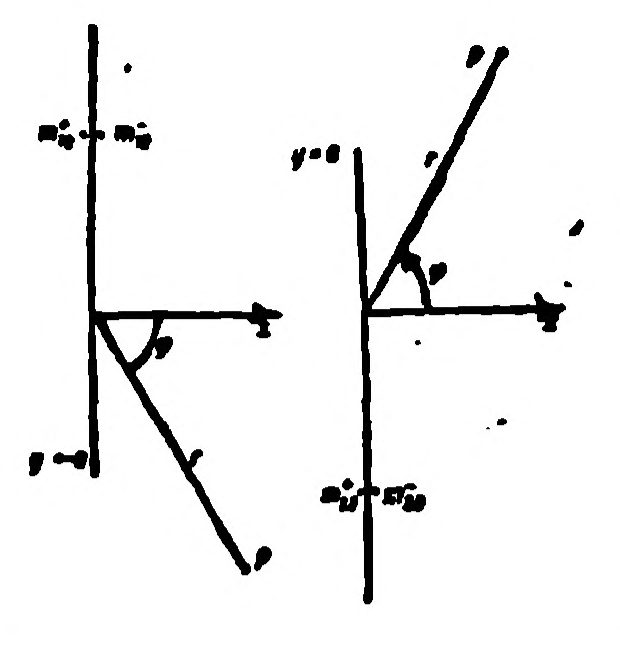
#> input picture latex/images/c-0138-fig.png, 620 x 645 px; its folder holds 4 pictures in this run
$ python figures_c.py
#> lines starting #> are read from the running program, lines starting #| are printed output that depends on the picture
### latex/python_figures/common.py
"""Shared, reproducible Matplotlib export for the Ufimtsev figures.

PDF and SVG exports contain vector geometry and text. PNG files are previews.
The original crop is used only to match the canvas aspect ratio.
"""
from __future__ import annotations
import sys
from pathlib import Path

PROJECT = Path(__file__).resolve().parents[1]
WORKSPACE = PROJECT.parents[1]
LOCAL_DEPS = WORKSPACE / 'tmp' / 'figure-deps'
if LOCAL_DEPS.exists():
    sys.path.insert(0, str(LOCAL_DEPS))

import json
import numpy as np
from PIL import Image
import matplotlib
matplotlib.use('Agg')
import matplotlib.pyplot as plt
from matplotlib.text import Text
from matplotlib.axis import Axis

ORIGINAL = PROJECT / 'images'
OUTPUT = ORIGINAL / 'recreated'
OUTPUT.mkdir(parents=True, exist_ok=True)
plt.rcParams.update({
    'font.family': 'DejaVu Serif', 'font.size': 10,
    'mathtext.fontset': 'dejavuserif',
    'axes.linewidth': .7, 'lines.linewidth': 1.25,
    'xtick.direction':'in','ytick.direction':'in',
    'pdf.fonttype':42,'ps.fonttype':42,'svg.fonttype':'none',
    'savefig.facecolor':'white', 'figure.facecolor':'white',
})

def aspect(stem):
    with Image.open(ORIGINAL / (stem + '.png')) as im:
        return im.height / im.width

def canvas(stem, *, width=6., plot=False):
    ratio=aspect(stem)
    fig=plt.figure(figsize=(width,width*ratio))
    ax=fig.add_axes([.14,.15,.81,.78] if plot else [.03,.03,.94,.94])
    if not plot:
        ax.set_xlim(0,1)
        ax.set_ylim(0,ratio)
        ax.set_aspect('equal')
        ax.set_axis_off()
    return fig,ax

def arrow(ax,start,end,*,style='->',lw=1.1,ls='-',color='black',**kwargs):
    return ax.annotate('',xy=end,xytext=start,arrowprops=dict(arrowstyle=style,lw=lw,linestyle=ls,color=color,shrinkA=0,shrinkB=0,**kwargs))

def label(ax,x,y,text,**kwargs):
    return ax.text(x,y,text,ha=kwargs.pop('ha','center'),va=kwargs.pop('va','center'),**kwargs)

def finish(fig,stem,*,method,description,figure=None,equations=None,details=None):
    """Export exact canvas (not a changing tight crop) and provenance."""
    fig.canvas.draw()
    renderer=fig.canvas.get_renderer()
    width_px,height_px=fig.canvas.get_width_height()
    outside=[]
    offscale_labels=set()
    for axis in fig.findobj(match=Axis):
        lo,hi=sorted(axis.get_view_interval())
        for tick in axis.get_major_ticks()+axis.get_minor_ticks():
            if not lo-1e-10 <= tick.get_loc() <= hi+1e-10:
                offscale_labels.update([id(tick.label1),id(tick.label2)])
    for item in fig.findobj(match=Text):
        if id(item) not in offscale_labels and item.get_visible() and item.get_text().strip():
            box=item.get_window_extent(renderer)
            if box.x0 < -.5 or box.y0 < -.5 or box.x1 > width_px+.5 or box.y1 > height_px+.5:
                outside.append(item.get_text())
    meta={'asset':stem,'figure':figure,'method':method,'description':description,
          'equations':equations or [],'details':details or {},
          'source_crop':f'images/{stem}.png','vector_outputs':[f'images/recreated/{stem}.pdf',f'images/recreated/{stem}.svg'],
          'text_outside_canvas':outside}
    for ext in ['pdf','svg','png']:
        fig.savefig(OUTPUT/f'{stem}.{ext}',dpi=180,facecolor=fig.get_facecolor())
    (OUTPUT/f'{stem}.json').write_text(json.dumps(meta,ensure_ascii=False,indent=2),encoding='utf-8')
    data=[]
    for ai,ax in enumerate(fig.axes):
        for li,line in enumerate(ax.lines):
            x=np.asarray(line.get_xdata(),dtype=float)
            y=np.asarray(line.get_ydata(),dtype=float)
            if x.size>1:
                data.append({'axes':ai,'line':li,'label':line.get_label(),
                             'x':[float(v) if np.isfinite(v) else None for v in x],
                             'y':[float(v) if np.isfinite(v) else None for v in y]})
    if data:
        (OUTPUT/f'{stem}.data.json').write_text(json.dumps(data,ensure_ascii=False,allow_nan=False),encoding='utf-8')
    plt.close(fig)
    print(f'{stem}: {method}',flush=True)
    if outside:
        print('  LABELS OUTSIDE CANVAS: '+json.dumps(outside,ensure_ascii=True),flush=True)
    return meta

### latex/python_figures/figures_c.py
"""Recreate Ufimtsev figures 47--72 as editable vector graphics.

Run offline: python figures_c.py [--only 47 48 ...]
Only common.aspect reads the old crop (to preserve the page canvas).
All axes, lettering, geometry and curves are independently drawn. Numerical
approximations use the book's equations. Published rigorous/experimental
comparisons are explicitly identified as manually digitized control points.
"""
from __future__ import annotations
import argparse
from common import canvas, aspect, arrow, label, finish, np, plt
from matplotlib.patches import Arc, Polygon
from matplotlib.ticker import MultipleLocator, FuncFormatter
from scipy.special import fresnel, jv
from scipy.interpolate import PchipInterpolator

STEMS={47:'c-0138-fig',48:'c-0150-fig',49:'c-0153-fig49',50:'c-0153-fig50',
51:'c-0154-fig51',52:'c-0155-fig52',53:'c-0155-fig53',54:'c-0156-fig54',
55:'c-0157-fig55',56:'c-0157-fig56',57:'c-0158-fig57',58:'c-0158-fig58',
59:'c-0158-fig59',60:'c-0159-fig60',61:'c-0159-fig61',62:'c-0160-fig62',
63:'c-0162-fig63',64:'c-0162-fig64',65:'c-0169-fig65',66:'c-0170-fig66',
67:'c-0171-fig67',68:'c-0172-fig68',69:'c-0183-fig69',70:'c-0183-fig70',
71:'c-0188-fig71',72:'c-0189-fig72'}

def arc(ax,o,r,a,b,txt=None,offset=1.25):
    ax.add_patch(Arc(o,2*r,2*r,theta1=a,theta2=b,lw=.9,color='black'))
    if txt:
        t=np.deg2rad((a+b)/2)
        label(ax,o[0]+offset*r*np.cos(t),o[1]+offset*r*np.sin(t),txt,fontsize=12)

def seg(ax,a,b,lw=1.3,**kw):
    ax.plot([a[0],b[0]],[a[1],b[1]],color='black',lw=lw,**kw)

def diagram(number):
    stem=STEMS[number]; fig,ax=canvas(stem); r=aspect(stem)
    if number==47:
        # The two half-plane constructions are offset, as in the original.
        for x,y,sgn,edge in [(.17,.50*r,-1,1),(.64,.50*r,1,2)]:
            seg(ax,(x,.06*r),(x,.94*r),1.8)
            arrow(ax,(x,y),(x+.31,y),lw=1.4)
            label(ax,x+.325,y-.018*r,r'$x$',fontsize=13)
            end=(x+.25,y+sgn*.39*r)
            seg(ax,(x,y),end,1.5)
            label(ax,end[0]+.015,end[1],"$P$",ha='left',fontsize=12)
            label(ax,x+.14,y+sgn*.20*r,r'$r$',fontsize=12)
            arc(ax,(x,y),.105,-58 if sgn<0 else 0,0 if sgn<0 else 58,r'$\varphi$')
            my=y+(.29*r if edge==1 else -.29*r)
            ax.plot([x-.015,x+.015],[my,my],'.',color='black',ms=3)
            label(ax,x-.055,my,rf'$m_{{{edge}z}}^+$',ha='right',fontsize=10)
            label(ax,x+.045,my,rf'$m_{{{edge}z}}^-$',ha='left',fontsize=10)
            label(ax,x-.045,y+(-.24*r if edge==1 else .24*r),r'$y=-a$' if edge==1 else r'$y=a$',ha='right',fontsize=10)
    elif number==48:
        y0=.17*r; y1=.77*r
        for idx,x in enumerate([.17,.40,.63,.85]):
            seg(ax,(x,y0),(x,y1),1.7)
            if idx in (0,1): arrow(ax,(x-.14,y1-.065*r),(x,y1),lw=1.4)
            else: arrow(ax,(x-.14,y0-.065*r),(x,y0),lw=1.4)
            if idx in (0,2): arrow(ax,(x,y1),(x+.10,y1+.16*r),lw=1.4)
            else: arrow(ax,(x,y0),(x+.10,y0+.16*r),lw=1.4)
            if idx==1: arrow(ax,(x,y1),(x,y0),lw=1.2)
            if idx==2: arrow(ax,(x,y0),(x,y1),lw=1.2)
            if idx==3:
                arrow(ax,(x-.005,y0),(x-.005,y1),lw=.8)
                arrow(ax,(x+.009,y1),(x+.009,y0),lw=.8)
            label(ax,x,y0-.12*r,chr(97+idx)+')',fontsize=13)
    elif number==63:
        o=(.14,.38*r)
        arrow(ax,(o[0],.06*r),(o[0],.92*r),lw=1.4)
        arrow(ax,(.04,o[1]),(.94,o[1]),lw=1.4)
        label(ax,.95,o[1]-.03*r,r'$z$',fontsize=13)
        label(ax,o[0]+.03,.94*r,r'$y$',fontsize=13)
        for yy,tx in [(.72*r,r'$a$'),(.10*r,r'$-a$')]:
            ax.plot(o[0],yy,'ko',ms=3);label(ax,o[0]-.04,yy,tx,ha='right',fontsize=12)
        ray=(.75,.92*r); seg(ax,o,ray,1.4);label(ax,.43,.68*r,r'$R$',fontsize=12)
        arrow(ax,o,(.80,.57*r),lw=1.4);label(ax,.79,.61*r,r'$\mathbf{n}$',fontsize=12)
        arc(ax,o,.29,0,49,r'$\vartheta$');arc(ax,o,.43,0,20,r'$\gamma$',offset=1.08)
    elif number==64:
        o=(.47,.21*r); p=(.09,.83*r); q=(.86,.47*r)
        seg(ax,o,(.96,o[1]),1.4);seg(ax,o,p,1.4);seg(ax,o,q,1.4)
        label(ax,p[0]-.01,p[1]+.07*r,r'$P$',fontsize=12)
        label(ax,q[0],q[1]+.08*r,r'$Q$',fontsize=12)
        label(ax,o[0]-.01,o[1]-.10*r,r'$O$',fontsize=12)
        label(ax,.26,.59*r,r'$R$',fontsize=12);label(ax,.67,.41*r,r'$d$',fontsize=12)
        arc(ax,o,.15,0,25,r"$\varphi''$",offset=1.2)
        arc(ax,o,.26,25,145,r"$\varphi'$",offset=1.18)
    elif number==69:
        o=np.array([.57,.42*r]); q=np.array([.13,.17*r]); p=np.array([.73,.88*r])
        arrow(ax,o,(.92,o[1]),lw=1.1);label(ax,.94,o[1],r'$z$',fontsize=12)
        arrow(ax,(o[0],.23*r),(o[0],.87*r),lw=1.1);label(ax,o[0]+.015,.89*r,r'$y$',fontsize=12)
        arrow(ax,o,(.28,.68*r),lw=1.1);label(ax,.26,.69*r,r'$x$',fontsize=12)
        arrow(ax,o,(.87,.60*r),lw=1.3);label(ax,.89,.61*r,r'$\mathbf{N}$',fontsize=12)
        seg(ax,q,o,1.3);seg(ax,o,p,1.3);seg(ax,q,p,1.3)
        label(ax,.32,.20*r,r'$R$',fontsize=12);label(ax,.70,.66*r,r'$\rho$',fontsize=12)
        label(ax,.37,.55*r,r'$r$',fontsize=12)
        poly=p+np.array([[-.028,0],[0,.035],[.035,0],[.007,-.035]])
        ax.add_patch(Polygon(poly,fill=False,lw=1.1));label(ax,.79,.88*r,r'$dS$',fontsize=11)
        arrow(ax,p,p+[-.065,.045],lw=.9);label(ax,.65,.94*r,r'$\mathbf{n}$',fontsize=11)
        polar=q+np.array([[-.05,-.015],[-.05,.12],[.08,.015],[.08,-.11]])
        ax.add_patch(Polygon(polar,fill=False,lw=1.0));label(ax,.07,.32*r,r'$P$',fontsize=12)
        label(ax,.08,.105*r,r'$Q$',fontsize=12)
        arrow(ax,q,q+[-.09,.06],lw=.9);arrow(ax,q,q+[0,.16*r],lw=.9)
        label(ax,.045,.27*r,r'$\mathbf{e}_\tau$',fontsize=10)
        label(ax,.14,.36*r,r'$\mathbf{e}_\eta$',fontsize=10)
        arc(ax,o,.13,0,30,r'$\gamma$',offset=1.35)
        arc(ax,o,.10,65,203,r'$\Omega$',offset=1.3)
        arc(ax,o,.16,200,358,r'$\vartheta=\pi-\gamma$',offset=1.15)
    elif number==70:
        o=(.40,.20*r)
        for end,tx in [((.40,.91*r),r'$\mathbf{e}_x$'),((.89,.20*r),r'$\mathbf{e}_\vartheta$'),((.10,.20*r+.30),r'$\mathbf{e}_\eta$'),((.77,.20*r+.37),r'$\mathbf{e}_\tau$')]:
            arrow(ax,o,end,lw=1.3);label(ax,end[0]+(.03 if end[0]>.4 else -.04),end[1]+.025*r,tx,fontsize=13)
        arc(ax,o,.16,0,45,r'$45^\circ$',offset=1.35)
    elif number==72:
        o=(.52,.16*r)
        arrow(ax,o,(.06,.16*r),lw=1.3);label(ax,.065,.10*r,r'$\mathbf{e}_x$',fontsize=13)
        arrow(ax,o,(.52,.90*r),lw=1.3);label(ax,.55,.92*r,r'$\mathbf{e}_\gamma$',fontsize=13)
        arrow(ax,o,(.93,.52*r),lw=1.3);label(ax,.94,.57*r,r'$\mathbf{N}$',fontsize=13)
        arrow(ax,o,(.10,.64*r),lw=1.3);label(ax,.10,.72*r,r'$\mathbf{E}_0$',fontsize=13)
        arc(ax,o,.11,90,150,r'$\alpha$',offset=1.3)
    finish(fig,stem,method='geometry',figure=number,description='Independent vector reconstruction of the original scientific diagram.',details={'source':'Original scanned figure, geometry and labels redrawn independently; no raster embedded.'})

# [52 lines left out: functions shading, strip_curves, strip_back, plot_canvas, not called in this run]

def pchip(points,x):
    pts=np.array(points,dtype=float)
    return PchipInterpolator(pts[:,0],pts[:,1],extrapolate=False)(x)

# Published rigorous-solution comparisons manually read from the scan grid.
# These are independent control points, not samples of the approximation.
RIGOROUS={
49:[[-90,0],[-80,.06],[-70,.13],[-60,.21],[-55,.23],[-50,.22],[-45,.17],[-40,.10],[-35,.045],[-30,.14],[-25,.34],[-20,.56],[-15,.77],[-10,.93],[-5,1.03],[0,1.055]],
50:[[-90,0],[-80,.12],[-70,.30],[-60,.51],[-55,.62],[-50,.70],[-45,.75],[-40,.75],[-35,.68],[-30,.55],[-25,.38],[-20,.22],[-15,.10],[-11,.09],[-5,.17],[2,.23],[10,.20],[20,.10],[28,.08],[35,.13],[45,.18],[55,.17],[65,.13],[75,.08],[85,.025],[90,0]],
51:[[0,1.03],[5,.91],[10,.62],[15,.31],[20,.11],[25,.17],[30,.12],[35,.075],[40,.115],[45,.16],[50,.19],[55,.18],[60,.15],[65,.11],[70,.065],[80,.012],[90,0]],
52:[[-90,0],[-80,.035],[-70,.08],[-60,.12],[-55,.13],[-50,.09],[-45,.025],[-40,.065],[-35,.15],[-30,.20],[-25,.13],[-21,.015],[-15,.35],[-10,.70],[-5,.92],[0,1.0]],
53:[[-90,0],[-80,.09],[-70,.27],[-60,.49],[-55,.60],[-50,.70],[-45,.75],[-40,.69],[-35,.51],[-30,.28],[-25,.09],[-21,.05],[-15,.16],[-10,.17],[-5,.11],[0,.025],[5,.09],[10,.12],[15,.10],[20,.05],[24,.015],[30,.06],[35,.065],[40,.055],[45,.025],[50,.012],[60,.035],[70,.03],[80,.018],[90,0]],
54:[[0,1.0],[3,.92],[6,.68],[9,.36],[12,.08],[15,.23],[18,.15],[21,.06],[25,.13],[30,.09],[35,.07],[40,.03],[44,.025],[50,.06],[56,.08],[62,.07],[70,.04],[80,.008],[90,0]],
55:[[-90,.09],[-80,.115],[-70,.145],[-60,.185],[-55,.195],[-50,.19],[-45,.17],[-40,.13],[-35,.115],[-30,.21],[-25,.39],[-20,.60],[-15,.78],[-10,.91],[-5,.98],[0,1.0]],
56:[[-90,.25],[-80,.30],[-70,.40],[-60,.52],[-55,.61],[-50,.69],[-45,.74],[-40,.73],[-35,.66],[-30,.52],[-25,.34],[-20,.17],[-15,.11],[-10,.12],[-5,.16],[2,.20],[10,.17],[20,.105],[30,.10],[40,.14],[50,.14],[60,.12],[75,.085],[90,.055]],
59:[[-90,.055],[-80,.06],[-70,.07],[-60,.10],[-55,.105],[-50,.08],[-45,.055],[-40,.075],[-35,.15],[-30,.21],[-25,.17],[-21,.07],[-15,.33],[-10,.65],[-5,.91],[0,1.0]],
60:[[-90,.12],[-80,.14],[-70,.23],[-60,.43],[-55,.57],[-50,.68],[-45,.74],[-40,.72],[-35,.55],[-30,.31],[-25,.13],[-21,.09],[-15,.17],[-10,.20],[-5,.15],[0,.07],[5,.095],[10,.13],[15,.11],[20,.065],[25,.045],[30,.08],[35,.09],[40,.075],[45,.05],[50,.045],[60,.06],[70,.05],[80,.035],[90,.03]],
}

# [36 lines left out: function strip_figure, not called in this run]

def smoothstep(x):
    x=np.clip(x,0,1);return x*x*(3-2*x)

# [29 lines left out: functions disk_back, disk_v, not called in this run]

EXPERIMENT65=[
[[0,13.8],[5,13],[10,11.5],[15,7.5],[18,2],[20,-5],[22,-11],[23,-18],[25,-9],[28,-6],[32,-5.5],[38,-6.2],[42,-6.5],[50,-5.8],[55,-5.6],[60,-6.5],[65,-8.7],[70,-12],[75,-17],[80,-21],[85,-28],[90,-38]],
[[0,13.8],[5,13.2],[10,11.9],[15,8.3],[18,3],[21,-3],[23,-10],[24,-11.4],[26,-8.2],[29,-5.5],[32,-4.2],[35,-4.3],[40,-5.2],[45,-6],[50,-5.8],[55,-5.4],[60,-6.1],[65,-8.3],[70,-11.7],[75,-16.4],[80,-21.2],[85,-28],[90,-38]]]
EXPERIMENT71=[[-90,-10],[-80,-10.5],[-70,-14],[-65,-23],[-60,-20],[-55,-9],[-48,-3],[-44,-2.5],[-40,-4],[-35,-10],[-30,-16],[-27,-10],[-23,-1],[-18,0],[-13,-4],[-8,-13],[-4,-20],[0,-30],[4,-15],[10,-5],[15,-.5],[18,-1],[22,-6],[27,-17],[30,-13],[35,-5],[40,-2],[44,-3],[50,-10],[58,-23],[63,-18],[70,-12],[80,-10.5],[90,-10]]
THEORY71_HALF=[[-90,-10],[-80,-10.5],[-75,-12],[-70,-16],[-65,-22],[-60,-18],[-55,-8],[-50,-3.5],[-45,-2.4],[-40,-3.5],[-35,-8],[-30,-16],[-27,-11],[-23,-1.5],[-18,0],[-13,-4],[-8,-14],[-4,-21],[0,-45]]
MEASURED71=[[-90,-7],[-80,-6.4],[-75,-7],[-70,-9.5],[-65,-13.5],[-62,-15],[-60,-14],[-55,-7.5],[-50,-4],[-45,-3.2],[-41,-3.2],[-36,-6],[-33,-13],[-31,-15.5],[-28,-9],[-24,-1],[-20,0],[-17,-1],[-13,-5],[-9,-13],[-6,-14.5],[-4,-12],[0,-30],[4,-8],[10,-2],[15,1.7],[20,2.2],[24,-.5],[28,-8.5],[31,-8],[35,-2.5],[40,0],[44,-.2],[48,-3],[53,-9],[58,-13.5],[64,-15],[68,-12],[75,-9],[80,-6.7],[90,-6.4]]

# [66 lines left out: function disk_figure, not called in this run]

def main():
    ap=argparse.ArgumentParser();ap.add_argument('--only',nargs='*',type=int);args=ap.parse_args()
    selected=args.only or list(STEMS)
    for n in selected:
        if n in [47,48,63,64,69,70,72]:diagram(n)
#> in aspect, im is the input picture: PIL image 620x645 L; min 0, max 255, mean 239.4
#> the loop in finish, `for ext in ['pdf','svg','png']:` made 3 passes
#> pass 1, in finish, `fig.savefig(OUTPUT/f'{stem}.{ext}',dpi=180,facecolor=fig.get_facecolor..`:
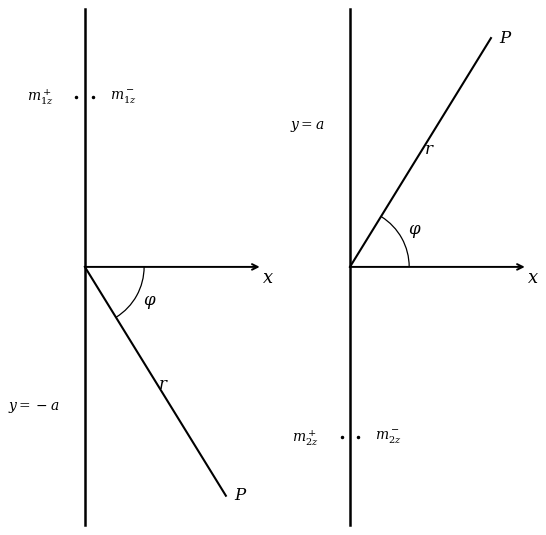
#> figure drawn by matplotlib, 1 panel
        elif 49<=n<=62:strip_figure(n)
        else:disk_figure(n)

#> (the run stopped early here; a loop or call above may not have finished)
